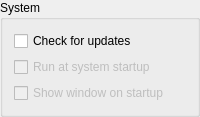
             <widget class="QGroupBox" name="groupBox_system">
              <property name="sizePolicy">
               <sizepolicy hsizetype="Preferred" vsizetype="Maximum">
                <horstretch>0</horstretch>
                <verstretch>0</verstretch>
               </sizepolicy>
              </property>
              <property name="title">
               <string>System</string>
              </property>
              <layout class="QVBoxLayout" name="verticalLayout_5">
               <item>
                <widget class="QCheckBox" name="checkBox_check_for_updates">
                 <property name="toolTip">
                  <string>Checks for updates when the application starts. This option does not update the software itself.</string>
                 </property>
                 <property name="text">
                  <string>Check for updates</string>
                 </property>
                </widget>
               </item>
               <item>
                <widget class="QCheckBox" name="checkBox_autostart">
                 <property name="enabled">
                  <bool>false</bool>
                 </property>
                 <property name="toolTip">
                  <string>Automatically launches applications with the system</string>
                 </property>
                 <property name="text">
                  <string>Run at system startup</string>
                 </property>
                </widget>
               </item>
               <item>
                <widget class="QCheckBox" name="checkBox_show_window_on_startup">
                 <property name="enabled">
                  <bool>false</bool>
                 </property>
                 <property name="toolTip">
                  <string>Shows the window on startup by automatically starting with the system. This option does not change how the window is displayed on normal startup.</string>
                 </property>
                 <property name="text">
                  <string>Show window on startup</string>
                 </property>
                </widget>
               </item>
              </layout>
             </widget>
